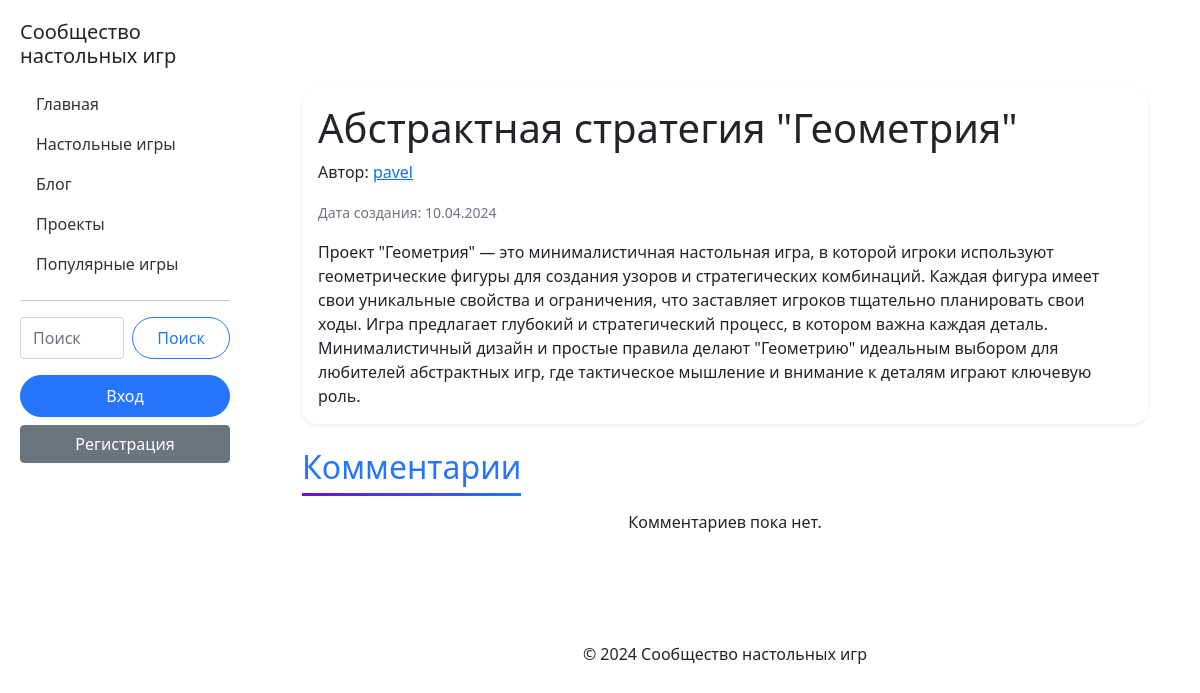
/project/10/, run on the app's committed database.
### board_games/models.py (models this page shows, shortened)
class Project(models.Model):
    title = models.CharField(max_length=200)
    description = models.TextField()
    author = models.ForeignKey(User, on_delete=models.CASCADE)
    created_at = models.DateTimeField(auto_now_add=True)
    updated_at = models.DateTimeField(auto_now=True)
    likes = models.ManyToManyField(User, related_name='liked_projects', blank=True)

### board_games/views.py (the view)
# urls.py: path('project/<int:pk>/', views.project_detail, name='project_detail'),
def project_detail(request, pk):
    project = get_object_or_404(Project, pk=pk)
    comments = Comment.objects.filter(content_type__model='project', object_id=pk).order_by('-created_at')
    if request.method == 'POST':
        comment_form = CommentForm(request.POST)
        if comment_form.is_valid():
            new_comment = comment_form.save(commit=False)
            new_comment.content_object = project
            new_comment.author = request.user
            new_comment.save()
            return redirect('project_detail', pk=pk)
    else:
        comment_form = CommentForm()
    return render(request, 'board_games/project_detail.html', {
        'project': project,
        'comments': comments,
        'comment_form': comment_form
    })

### board_games/forms.py
class CommentForm(forms.ModelForm):
    class Meta:
        model = Comment
        fields = ['text']
        widgets = {
            'text': forms.Textarea(attrs={'class': 'form-control', 'rows': 3}),
        }

### templates/board_games/project_detail.html (shortened to what this page needs)
{% extends 'base.html' %}
{% block content %}
<div class="container py-5">
    <div class="card shadow-sm mb-4">
        <div class="card-body">
            <h1 class="card-title">{{ project.title }}</h1>
            <p class="card-text">Автор: <a href="{% url 'user_profile' project.author.username %}">{{ project.author.username }}</a></p>
            <p class="card-text"><small class="text-muted">Дата создания: {{ project.created_at|date:"d.m.Y" }}</small></p>
            <p class="card-text">{{ project.description|linebreaksbr }}</p>
        </div>
    </div>
    <h2 class="section-title mb-4">Комментарии</h2>
    {% for comment in comments %}
        <div class="card shadow-sm mb-3">
            <div class="card-body">
                <p class="card-text">{{ comment.text }}</p>
                <p class="card-text"><small class="text-muted">{{ comment.author.username }} - {{ comment.created_at|date:"d.m.Y H:i" }}</small></p>
            </div>
        </div>
    {% empty %}
        <p class="text-center">Комментариев пока нет.</p>
    {% endfor %}
</div>
{% endblock %}

### templates/base.html (style rules this page uses)
body { background-image: url('https://static.vecteezy.com/system/resources/previews/020/955/430/original/board-game-background-with-fake-money-free-vector.jpg'); background-size: cover; background-attachment: fixed; background-position: center; min-height: 100vh; display: flex; }
.card { border: none; transition: all 0.3s ease; border-radius: 15px; overflow: hidden; box-shadow: 0 4px 6px rgba(0, 0, 0, 0.1); }
.section-title { position: relative; display: inline-block; margin-bottom: 2rem; color: #2575fc; }
.section-title::after { content: ''; position: absolute; bottom: -10px; left: 0; right: 0; height: 3px; background: linear-gradient(to right, #6a11cb, #2575fc); }

### data on the page
Project: title "Абстрактная стратегия \"Геометрия\"", author.username "pavel", created_at "10.04.2024", description "Проект \"Геометрия\" — это минималистичная настольная игра, в которой игроки используют геометрические фигуры для создания узоров и стратегических комбинаций. Каждая фигура имеет свои уникальные свойства и ограничения, что заставляет игроков тщательно планировать свои ходы. Игра предлагает глубокий и стратегический процесс, в котором важна каждая деталь. Минималистичный дизайн и простые правила делают \"Геометрию\" идеальным выбором для любителей абстрактных игр, где тактическое мышление и внимание к деталям играют ключевую роль."
